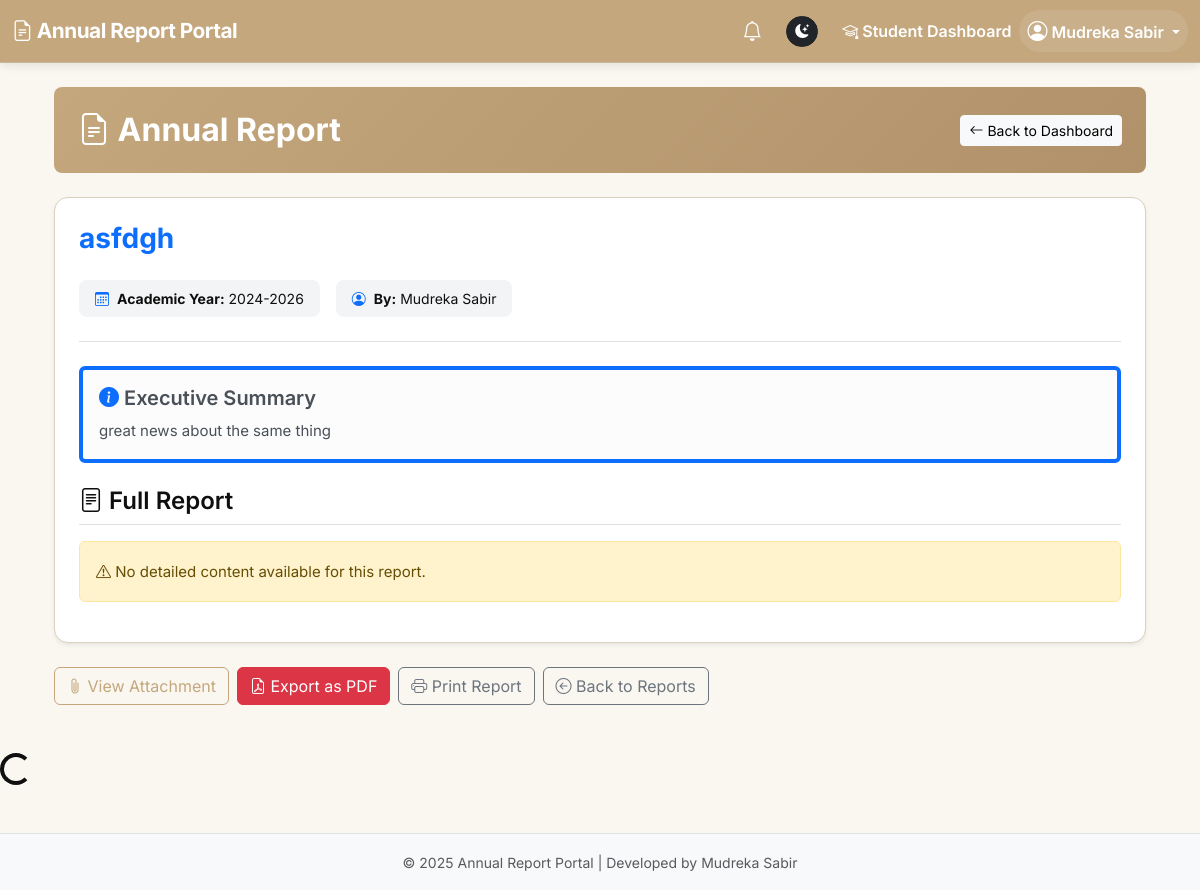
The app's page /student/view_report.php?id=3 (signed in) with its own data.
### tables this page shows
CREATE TABLE `annual_reports` (
  `id` int(11) NOT NULL,
  `title` varchar(255) NOT NULL,
  `academic_year` varchar(20) NOT NULL,
  `description` longtext DEFAULT NULL,
  `file_path` varchar(255) DEFAULT NULL,
  `uploaded_by` int(11) NOT NULL,
  `status` enum('draft','pending','approved','rejected') DEFAULT 'draft',
  `reviewed_by` int(11) DEFAULT NULL,
  `reviewed_at` datetime DEFAULT NULL,
  `remarks` text DEFAULT NULL,
  `uploaded_at` datetime DEFAULT current_timestamp(),
  `created_at` timestamp NOT NULL DEFAULT current_timestamp(),
  `content` longtext DEFAULT NULL,
  `updated_at` timestamp NOT NULL DEFAULT current_timestamp() ON UPDATE current_timestamp(),
  `submitted_at` datetime DEFAULT NULL
);

CREATE TABLE `users` (
  `id` int(11) NOT NULL,
  `name` varchar(100) NOT NULL,
  `email` varchar(100) NOT NULL,
  `password` varchar(255) DEFAULT NULL,
  `role` enum('admin','teacher','student','coordinator') NOT NULL DEFAULT 'student',
  `approval_status` enum('pending','approved','rejected') DEFAULT 'approved',
  `created_at` datetime DEFAULT current_timestamp(),
  `account_status` enum('active','disabled') DEFAULT 'active',
  `last_login` datetime DEFAULT NULL,
  `updated_at` timestamp NOT NULL DEFAULT current_timestamp() ON UPDATE current_timestamp()
);

### student/view_report.php (the view, shortened to what this page needs)
<?php
include('../includes/header.php');
$report_id = intval($_GET['id'] ?? 0);
$stmt = $conn->prepare("
    SELECT a.*, u.name AS teacher_name, u.email AS teacher_email
    FROM annual_reports a
    JOIN users u ON a.uploaded_by = u.id
    WHERE a.id = ? AND a.status = 'approved'
");
$stmt->bind_param("i", $report_id);
$stmt->execute();
$report = $stmt->get_result()->fetch_assoc();
?>
<link rel="stylesheet" href="../assets/style.css">
<div class="container mt-4">
    <div class="p-4 mb-4 rounded-3 text-white no-print" style="background: linear-gradient(135deg, #4f46e5, #6366f1);">
        <div class="d-flex justify-content-between align-items-center">
            <h2 class="fw-bold mb-0">
                <i class="bi bi-file-earmark-text"></i> Annual Report
            </h2>
            <a href="dashboard.php" class="btn btn-light btn-sm">
                <i class="bi bi-arrow-left"></i> Back to Dashboard
            </a>
        </div>
    </div>
    <div class="card shadow-sm border-0 mb-4">
        <div class="card-body p-4">
            <h1 class="fw-bold text-primary mb-4" style="font-size: 28px;">
                <?= htmlspecialchars($report['title']) ?>
            </h1>
            <div class="d-flex flex-wrap gap-3 mb-4 pb-4 border-bottom">
                <div class="metadata-badge">
                    <i class="bi bi-calendar3 text-primary"></i>
                    <span><strong>Academic Year:</strong> <?= htmlspecialchars($report['academic_year']) ?></span>
                </div>
                <div class="metadata-badge">
                    <i class="bi bi-person-circle text-primary"></i>
                    <span><strong>By:</strong> <?= htmlspecialchars($report['teacher_name']) ?></span>
                </div>
            </div>
            <?php if (!empty($report['description'])): ?>
            <div class="alert alert-light border-start border-primary border-4 mb-4">
                <h5 class="fw-semibold mb-2">
                    <i class="bi bi-info-circle-fill text-primary"></i> Executive Summary
                </h5>
                <p class="mb-0" style="font-size: 15px; line-height: 1.7;">
                    <?= nl2br(htmlspecialchars($report['description'])) ?>
                </p>
            </div>
            <?php endif; ?>
            <div class="mt-4">
                <h4 class="fw-semibold mb-3 pb-2 border-bottom">
                    <i class="bi bi-file-text"></i> Full Report
                </h4>
                <div class="report-content">
                    <?php
                      if (!empty($report['content'])) {
                          echo $report['content'];
                      } else {
                          echo '<div class="alert alert-warning">
                                    <i class="bi bi-exclamation-triangle"></i>
                                    No detailed content available for this report.
                                </div>';
                      }
                    ?>
                </div>
            </div>
        </div>
    </div>
    <div class="d-flex gap-2 flex-wrap mb-5 no-print">
        <?php if (!empty($report['file_path'])): ?>
            <a href="../<?= htmlspecialchars($report['file_path']) ?>"
               target="_blank"
               class="btn btn-outline-primary">
                <i class="bi bi-paperclip"></i> View Attachment
            </a>
        <?php endif; ?>
        <button class="btn btn-danger" onclick="downloadPDF()">
            <i class="bi bi-file-earmark-pdf"></i> Export as PDF
        </button>
        <button class="btn btn-outline-secondary" onclick="window.print()">
            <i class="bi bi-printer"></i> Print Report
        </button>
        <a href="dashboard.php" class="btn btn-outline-secondary">
            <i class="bi bi-arrow-left-circle"></i> Back to Reports
        </a>
    </div>
</div>
<?php include('../includes/footer.php'); ?>

### styles/style.css (style rules this page uses)
:root { --bg-main: #FAF7F1; --bg-card: #FFFFFF; --bg-accent: #F0E7D9; --primary: #C4A77D; --primary-hover: #B19169; --text-main: #0F0F0F; --text-light: #4B463F; --border-light: #DCD1C1; --border-dark: #C8B79F; --success: #6CAA6C; --warning: #D8B178; --danger: #CE6969; --secondary: #BBAA8B; }
body { background: var(--bg-main) !important; color: var(--text-main) !important; font-family: "Inter", sans-serif; }
.p-4.mb-4.rounded-3, .header-section, .page-header { background: linear-gradient(135deg, var(--primary), var(--primary-hover)) !important; color: #fff !important; border-radius: 14px; }
.btn-outline-primary { border-color: var(--primary) !important; color: var(--primary) !important; }
.card, .shadow-sm { background: var(--bg-card) !important; color: var(--text-main) !important; border: 1px solid var(--border-light) !important; border-radius: 14px; }

### includes/header.php (style rules this page uses)
body { font-family: 'Inter', sans-serif; }

### student/view_report.php (style rules this page uses)
.report-content { font-size: 15px; line-height: 1.8; color: #374151; }
.metadata-badge { display: inline-flex; align-items: center; gap: 0.5rem; padding: 0.5rem 1rem; background: #f3f4f6; border-radius: 8px; font-size: 14px; }

### records on screen
annual_reports: title "asfdgh", academic_year "2024-2026", uploaded_by.name "Mudreka Sabir", description "great news about the same thing"

### other values on screen
$_SESSION['name'] "Mudreka Sabir"
